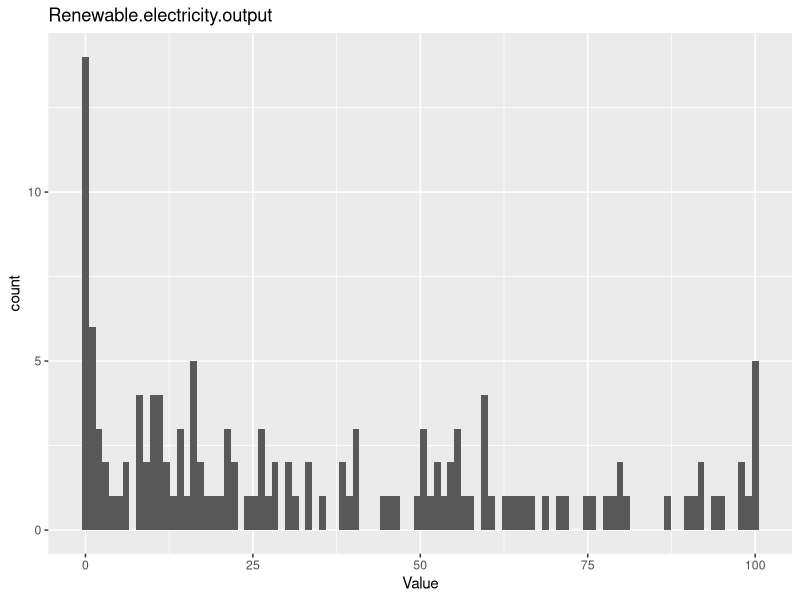
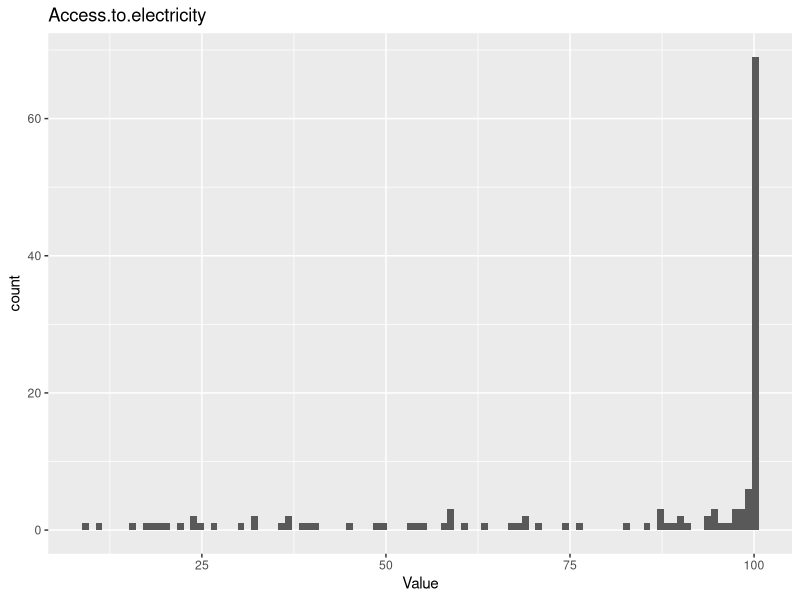
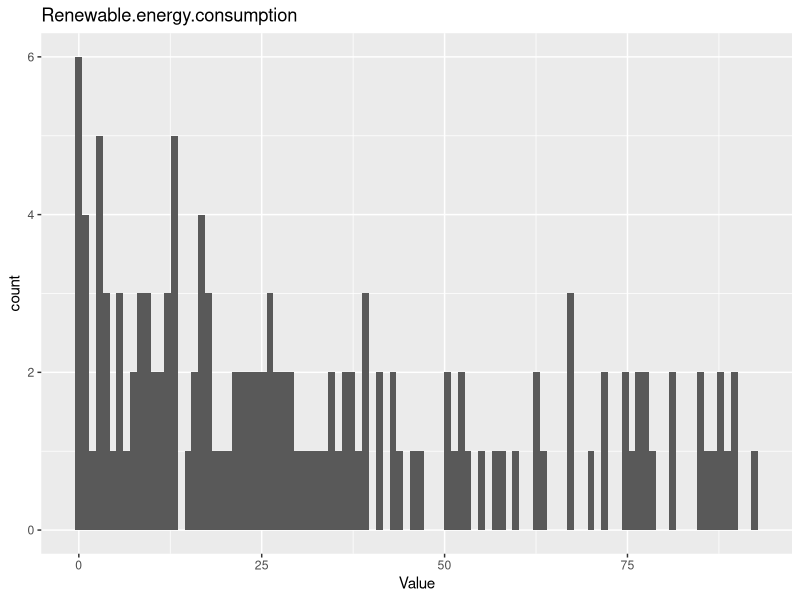
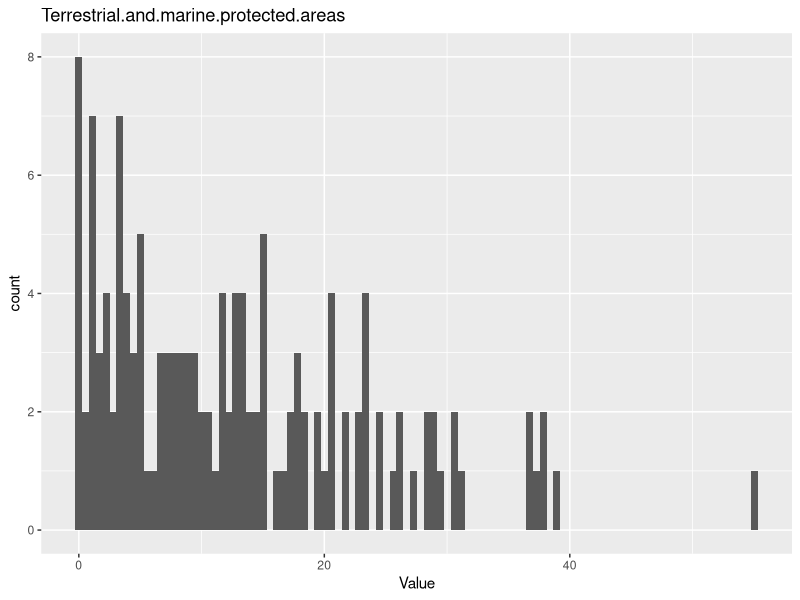
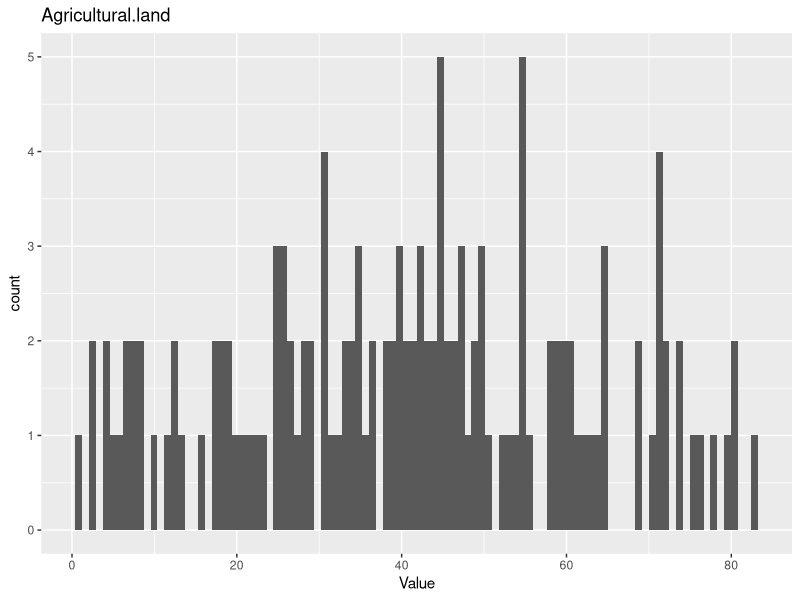
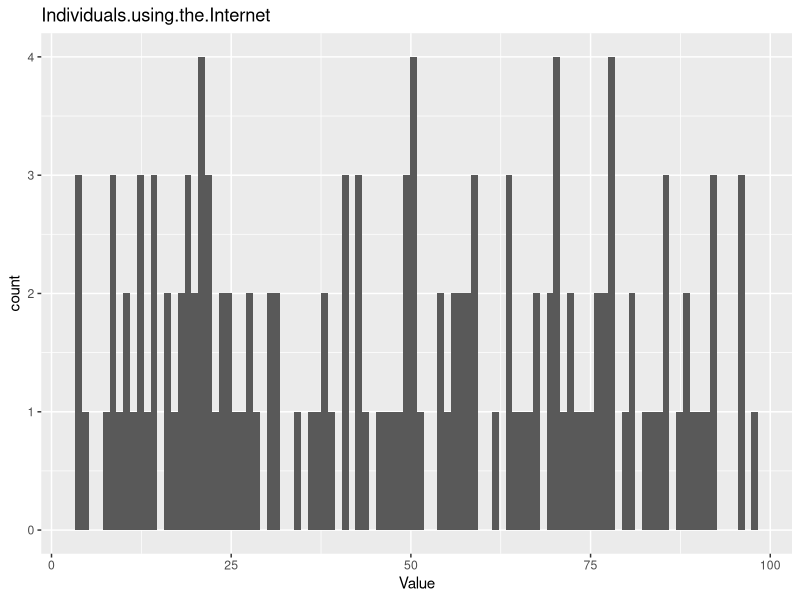
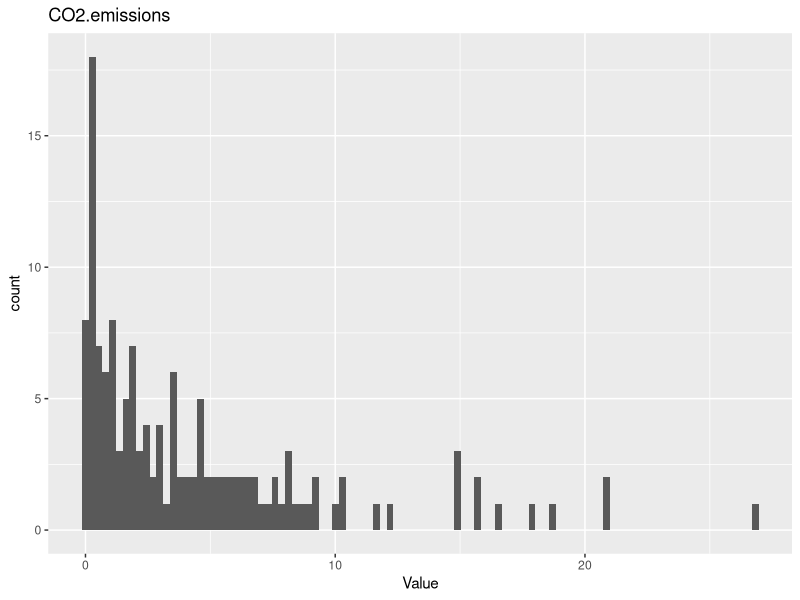
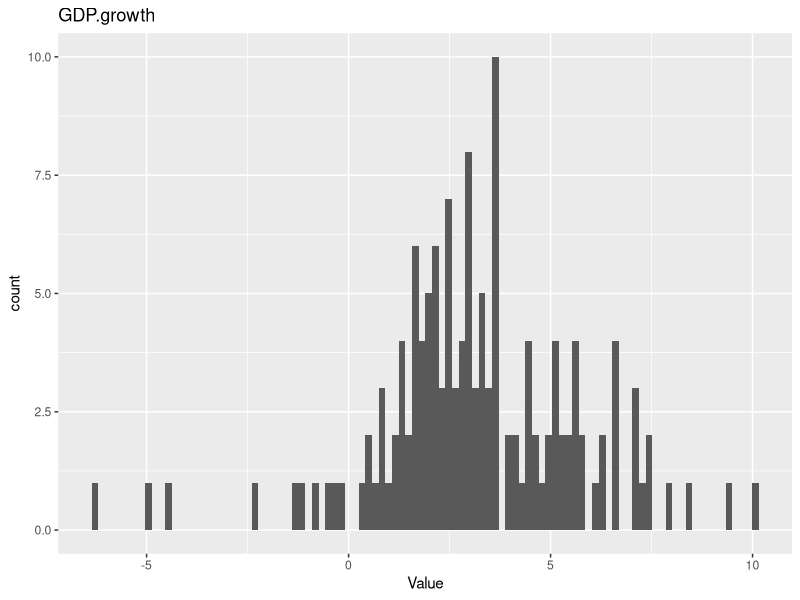

Generate these figures, in order, with R:
library(tidyr)
library(dplyr)
library(ggplot2)

# Read in the tidy data
wb_select<-read.csv("data/wb_tidy.csv", row.names = 1)


# Vizualize skew with histograms
check_skew<-gather(wb_select, Measure, Value, -Country)  # reshape the dataframe for plotting

for (i in unique(check_skew$Measure)){  #plot a histogram for each indicator
  plot<-ggplot(check_skew[check_skew$Measure==i,], aes(Value))+
    geom_histogram(bins = 100)+
    labs(title=paste(i))
  print(plot)
}

rm(check_skew) #remove this dataframe so it doesnt clutter our environment


# most of these variables are right skewed, so they could be transformed with a log transformation
wb_log<-wb_select%>%
  mutate_at(vars(Renewable.electricity.output, 
                 Renewable.energy.consumption, 
                 Terrestrial.and.marine.protected.areas, 
                 CO2.emissions, 
                 PM2.5.air.pollution, 
                 Unemployment, 
                 Cause.of.death.communicable.diseases.and.maternal.prenatal.and.nutrition.conditions, 
                 natural.resources.depletion,
                 Prevalence.of.undernourishment), ~log10(1+.))%>% # log after adding 1 to make all data positive
  mutate_at(vars(Access.to.electricity, 
                 Access.to.clean.fuels.and.technologies.for.cooking), ~log10(101-.)) 
# left skewed variable transformed after subtracted from 110 to turn it into a left skew

#check transformation
check_transform<-gather(wb_log, Measure, Value, -Country)
check_transform$Measure<-as.factor(check_transform$Measure)
for (i in unique(check_transform$Measure)){
  plot<-ggplot(check_transform[check_transform$Measure==i,], aes(Value))+
    geom_histogram(bins = 100)+
    labs(title=paste(i))
  print(plot)
}
rm(check_transform) #remove this dataframe so it doesnt clutter our environment


# rescale data set to mean of 0, sd of 1
wb_scaled<-wb_log%>%
  mutate_at(c('Renewable.electricity.output',
               'Access.to.electricity', 
               'Renewable.energy.consumption',
               'Terrestrial.and.marine.protected.areas', 
               'Agricultural.land',  
               'Individuals.using.the.Internet',
               'CO2.emissions', 
               'GDP.growth',
               'Political.Stability.and.Absence.of.Terrorism',
               'Rule.of.Law',
               'Government.Effectiveness',
               'PM2.5.air.pollution',
               'Proportion.of.seats.held.by.women.in.parliaments',
               'Access.to.clean.fuels.and.technologies.for.cooking',
               'Labor.force.participation.rate',
               'Unemployment',
               'School.enrollment',
               'Cause.of.death.communicable.diseases.and.maternal.prenatal.and.nutrition.conditions',
               'natural.resources.depletion',
               'Prevalence.of.undernourishment',
               'Life.expectancy.at.birth'), ~scale(.))

wb_scaled<-wb_log%>%
  mutate_at(c('Renewable.electricity.output',
              'Access.to.electricity', 
              'Renewable.energy.consumption',
              'Terrestrial.and.marine.protected.areas', 
              'Agricultural.land',  
              'Individuals.using.the.Internet',
              'CO2.emissions', 
              'GDP.growth',
              'Political.Stability.and.Absence.of.Terrorism',
              'Rule.of.Law',
              'Government.Effectiveness',
              'PM2.5.air.pollution',
              'Proportion.of.seats.held.by.women.in.parliaments',
              'Access.to.clean.fuels.and.technologies.for.cooking',
              'Labor.force.participation.rate',
              'Unemployment',
              'School.enrollment',
              'Cause.of.death.communicable.diseases.and.maternal.prenatal.and.nutrition.conditions',
              'natural.resources.depletion',
              'Prevalence.of.undernourishment',
              'Life.expectancy.at.birth'), ~(.-min(.))/(max(.)-min(.)))

#check scaling
check_scaling<-gather(wb_scaled, Measure, Value, -Country) # re-shape for plotting
check_scaling$Measure<-as.factor(check_scaling$Measure) 

ggplot(check_scaling, aes(Value))+ # make histograms
  geom_histogram(bins = 100)+
  facet_wrap(~Measure,strip.position = "bottom")
rm(check_scaling) #remove this dataframe so it doesnt clutter our environment

# Write transformed data to a csv 
write.csv(wb_scaled, "data/wb_transformed.csv")
